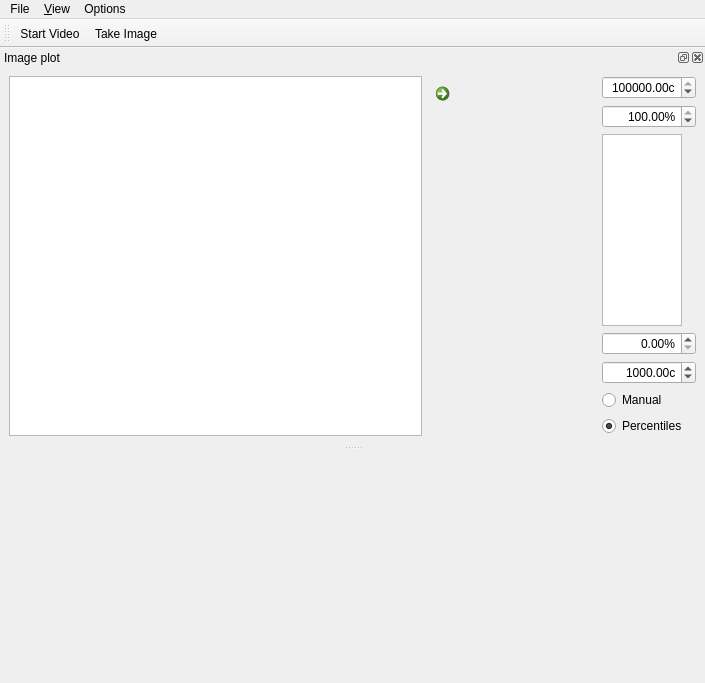
<?xml version="1.0" encoding="UTF-8"?>
<ui version="4.0">
 <class>MainWindow</class>
 <widget class="QMainWindow" name="MainWindow">
  <property name="geometry">
   <rect>
    <x>0</x>
    <y>0</y>
    <width>705</width>
    <height>683</height>
   </rect>
  </property>
  <property name="windowTitle">
   <string>qudi: Camera control</string>
  </property>
  <widget class="QWidget" name="centralwidget">
   <property name="sizePolicy">
    <sizepolicy hsizetype="Expanding" vsizetype="Expanding">
     <horstretch>0</horstretch>
     <verstretch>0</verstretch>
    </sizepolicy>
   </property>
  </widget>
  <widget class="QMenuBar" name="menubar">
   <property name="geometry">
    <rect>
     <x>0</x>
     <y>0</y>
     <width>705</width>
     <height>21</height>
    </rect>
   </property>
   <property name="sizePolicy">
    <sizepolicy hsizetype="Expanding" vsizetype="Minimum">
     <horstretch>0</horstretch>
     <verstretch>0</verstretch>
    </sizepolicy>
   </property>
   <widget class="QMenu" name="menuView">
    <property name="title">
     <string>&amp;View</string>
    </property>
    <addaction name="image_plot_view_Action"/>
    <addaction name="separator"/>
    <addaction name="separator"/>
    <addaction name="actionClose"/>
   </widget>
   <widget class="QMenu" name="menuOptions">
    <property name="title">
     <string>Options</string>
    </property>
    <addaction name="actionSettings"/>
   </widget>
   <widget class="QMenu" name="menuFile">
    <property name="title">
     <string>File</string>
    </property>
    <addaction name="actionSave_XY_Scan"/>
   </widget>
   <addaction name="menuFile"/>
   <addaction name="menuView"/>
   <addaction name="menuOptions"/>
  </widget>
  <widget class="QDockWidget" name="image_plot_DockWidget">
   <property name="sizePolicy">
    <sizepolicy hsizetype="Expanding" vsizetype="Preferred">
     <horstretch>0</horstretch>
     <verstretch>0</verstretch>
    </sizepolicy>
   </property>
   <property name="minimumSize">
    <size>
     <width>100</width>
     <height>122</height>
    </size>
   </property>
   <property name="windowTitle">
    <string>Image plot</string>
   </property>
   <attribute name="dockWidgetArea">
    <number>4</number>
   </attribute>
   <widget class="QWidget" name="dockWidgetContents">
    <property name="minimumSize">
     <size>
      <width>100</width>
      <height>100</height>
     </size>
    </property>
    <layout class="QGridLayout" name="gridLayout">
     <item row="0" column="4">
      <layout class="QVBoxLayout" name="verticalLayout" stretch="0,0,0,0,0,0,0">
       <item>
        <widget class="ScienDSpinBox" name="xy_cb_max_DoubleSpinBox">
         <property name="sizePolicy">
          <sizepolicy hsizetype="Fixed" vsizetype="Fixed">
           <horstretch>0</horstretch>
           <verstretch>0</verstretch>
          </sizepolicy>
         </property>
         <property name="maximumSize">
          <size>
           <width>100</width>
           <height>16777215</height>
          </size>
         </property>
         <property name="mouseTracking">
          <bool>true</bool>
         </property>
         <property name="acceptDrops">
          <bool>true</bool>
         </property>
         <property name="alignment">
          <set>Qt::AlignRight|Qt::AlignTrailing|Qt::AlignVCenter</set>
         </property>
         <property name="accelerated">
          <bool>true</bool>
         </property>
         <property name="suffix">
          <string>c</string>
         </property>
         <property name="decimals">
          <number>2</number>
         </property>
         <property name="minimum">
          <double>-1000000000.000000000000000</double>
         </property>
         <property name="maximum">
          <double>1000000000.000000000000000</double>
         </property>
         <property name="value">
          <double>100000.000000000000000</double>
         </property>
        </widget>
       </item>
       <item>
        <widget class="ScienDSpinBox" name="xy_cb_high_percentile_DoubleSpinBox">
         <property name="maximumSize">
          <size>
           <width>100</width>
           <height>16777215</height>
          </size>
         </property>
         <property name="alignment">
          <set>Qt::AlignRight|Qt::AlignTrailing|Qt::AlignVCenter</set>
         </property>
         <property name="suffix">
          <string>%</string>
         </property>
         <property name="decimals">
          <number>2</number>
         </property>
         <property name="minimum">
          <double>0.000000000000000</double>
         </property>
         <property name="maximum">
          <double>100.000000000000000</double>
         </property>
         <property name="singleStep">
          <double>0.100000000000000</double>
         </property>
         <property name="value">
          <double>100.000000000000000</double>
         </property>
        </widget>
       </item>
       <item>
        <widget class="PlotWidget" name="xy_cb_ViewWidget">
         <property name="sizePolicy">
          <sizepolicy hsizetype="Preferred" vsizetype="Preferred">
           <horstretch>0</horstretch>
           <verstretch>0</verstretch>
          </sizepolicy>
         </property>
         <property name="maximumSize">
          <size>
           <width>80</width>
           <height>16777215</height>
          </size>
         </property>
        </widget>
       </item>
       <item>
        <widget class="ScienDSpinBox" name="xy_cb_low_percentile_DoubleSpinBox">
         <property name="maximumSize">
          <size>
           <width>100</width>
           <height>16777215</height>
          </size>
         </property>
         <property name="alignment">
          <set>Qt::AlignRight|Qt::AlignTrailing|Qt::AlignVCenter</set>
         </property>
         <property name="suffix">
          <string>%</string>
         </property>
         <property name="decimals">
          <number>2</number>
         </property>
         <property name="minimum">
          <double>0.000000000000000</double>
         </property>
         <property name="maximum">
          <double>100.000000000000000</double>
         </property>
         <property name="singleStep">
          <double>0.100000000000000</double>
         </property>
         <property name="value">
          <double>0.000000000000000</double>
         </property>
        </widget>
       </item>
       <item>
        <widget class="ScienDSpinBox" name="xy_cb_min_DoubleSpinBox">
         <property name="sizePolicy">
          <sizepolicy hsizetype="Fixed" vsizetype="Fixed">
           <horstretch>0</horstretch>
           <verstretch>0</verstretch>
          </sizepolicy>
         </property>
         <property name="maximumSize">
          <size>
           <width>100</width>
           <height>16777215</height>
          </size>
         </property>
         <property name="mouseTracking">
          <bool>true</bool>
         </property>
         <property name="acceptDrops">
          <bool>true</bool>
         </property>
         <property name="alignment">
          <set>Qt::AlignRight|Qt::AlignTrailing|Qt::AlignVCenter</set>
         </property>
         <property name="accelerated">
          <bool>true</bool>
         </property>
         <property name="suffix">
          <string>c</string>
         </property>
         <property name="decimals">
          <number>2</number>
         </property>
         <property name="minimum">
          <double>-1000000000.000000000000000</double>
         </property>
         <property name="maximum">
          <double>10000000.000000000000000</double>
         </property>
         <property name="value">
          <double>1000.000000000000000</double>
         </property>
        </widget>
       </item>
       <item>
        <widget class="QRadioButton" name="xy_cb_manual_RadioButton">
         <property name="text">
          <string>Manual</string>
         </property>
         <property name="checked">
          <bool>false</bool>
         </property>
        </widget>
       </item>
       <item>
        <widget class="QRadioButton" name="xy_cb_centiles_RadioButton">
         <property name="text">
          <string>Percentiles</string>
         </property>
         <property name="checked">
          <bool>true</bool>
         </property>
        </widget>
       </item>
      </layout>
     </item>
     <item row="0" column="2">
      <widget class="PlotWidget" name="image_PlotWidget">
       <property name="sizePolicy">
        <sizepolicy hsizetype="Expanding" vsizetype="Expanding">
         <horstretch>0</horstretch>
         <verstretch>0</verstretch>
        </sizepolicy>
       </property>
       <property name="minimumSize">
        <size>
         <width>100</width>
         <height>100</height>
        </size>
       </property>
       <property name="transformationAnchor">
        <enum>QGraphicsView::AnchorUnderMouse</enum>
       </property>
      </widget>
     </item>
     <item row="0" column="3">
      <widget class="QCommandLinkButton" name="commandLinkButton">
       <property name="mouseTracking">
        <bool>false</bool>
       </property>
       <property name="layoutDirection">
        <enum>Qt::LeftToRight</enum>
       </property>
       <property name="autoFillBackground">
        <bool>false</bool>
       </property>
       <property name="text">
        <string/>
       </property>
       <property name="icon">
        <iconset>
         <normaloff>../../artwork/icons/oxygen/16x16/object-rotate-left.png</normaloff>
         <normalon>../../artwork/icons/oxygen/16x16/object-rotate-right.png</normalon>../../artwork/icons/oxygen/16x16/object-rotate-left.png</iconset>
       </property>
       <property name="checkable">
        <bool>true</bool>
       </property>
       <property name="checked">
        <bool>false</bool>
       </property>
      </widget>
     </item>
    </layout>
   </widget>
  </widget>
  <widget class="QToolBar" name="control_ToolBar">
   <property name="enabled">
    <bool>true</bool>
   </property>
   <property name="sizePolicy">
    <sizepolicy hsizetype="Expanding" vsizetype="Fixed">
     <horstretch>0</horstretch>
     <verstretch>0</verstretch>
    </sizepolicy>
   </property>
   <property name="windowTitle">
    <string>PID Controls</string>
   </property>
   <property name="toolButtonStyle">
    <enum>Qt::ToolButtonTextBesideIcon</enum>
   </property>
   <attribute name="toolBarArea">
    <enum>TopToolBarArea</enum>
   </attribute>
   <attribute name="toolBarBreak">
    <bool>false</bool>
   </attribute>
   <addaction name="start_video_Action"/>
   <addaction name="start_image_Action"/>
  </widget>
  <action name="start_video_Action">
   <property name="checkable">
    <bool>true</bool>
   </property>
   <property name="icon">
    <iconset>
     <normaloff>../../artwork/icons/qudiTheme/22x22/start-counter.png</normaloff>
     <normalon>../../artwork/icons/qudiTheme/22x22/stop-counter.png</normalon>../../artwork/icons/qudiTheme/22x22/start-counter.png</iconset>
   </property>
   <property name="text">
    <string>Start Video</string>
   </property>
   <property name="toolTip">
    <string>Start the acquisition</string>
   </property>
  </action>
  <action name="image_plot_view_Action">
   <property name="checkable">
    <bool>true</bool>
   </property>
   <property name="text">
    <string>Image plot</string>
   </property>
   <property name="toolTip">
    <string>Show the Slow counter</string>
   </property>
  </action>
  <action name="actionClose">
   <property name="icon">
    <iconset>
     <normaloff>../../artwork/icons/oxygen/22x22/application-exit.png</normaloff>../../artwork/icons/oxygen/22x22/application-exit.png</iconset>
   </property>
   <property name="text">
    <string>&amp;Close</string>
   </property>
  </action>
  <action name="start_image_Action">
   <property name="checkable">
    <bool>true</bool>
   </property>
   <property name="icon">
    <iconset>
     <normaloff>../../artwork/icons/qudiTheme/22x22/start-counter.png</normaloff>
     <normalon>../../artwork/icons/qudiTheme/22x22/stop-counter.png</normalon>../../artwork/icons/qudiTheme/22x22/start-counter.png</iconset>
   </property>
   <property name="text">
    <string>Take Image</string>
   </property>
   <property name="toolTip">
    <string>Take an image</string>
   </property>
  </action>
  <action name="actionSettings">
   <property name="icon">
    <iconset>
     <normaloff>../../artwork/icons/oxygen/22x22/configure.png</normaloff>../../artwork/icons/oxygen/22x22/configure.png</iconset>
   </property>
   <property name="text">
    <string>Settings</string>
   </property>
  </action>
  <action name="actionGain">
   <property name="text">
    <string>Gain</string>
   </property>
  </action>
  <action name="actionSave_XY_Scan">
   <property name="icon">
    <iconset>
     <normaloff>../../artwork/icons/oxygen/22x22/document-save.png</normaloff>../../artwork/icons/oxygen/22x22/document-save.png</iconset>
   </property>
   <property name="text">
    <string>Save Image</string>
   </property>
  </action>
 </widget>
 <customwidgets>
  <customwidget>
   <class>PlotWidget</class>
   <extends>QGraphicsView</extends>
   <header>pyqtgraph</header>
  </customwidget>
  <customwidget>
   <class>ScienDSpinBox</class>
   <extends>QDoubleSpinBox</extends>
   <header>qtwidgets.scientific_spinbox.h</header>
  </customwidget>
 </customwidgets>
 <resources/>
 <connections>
  <connection>
   <sender>image_plot_view_Action</sender>
   <signal>triggered(bool)</signal>
   <receiver>image_plot_DockWidget</receiver>
   <slot>setVisible(bool)</slot>
   <hints>
    <hint type="sourcelabel">
     <x>-1</x>
     <y>-1</y>
    </hint>
    <hint type="destinationlabel">
     <x>399</x>
     <y>136</y>
    </hint>
   </hints>
  </connection>
  <connection>
   <sender>image_plot_DockWidget</sender>
   <signal>visibilityChanged(bool)</signal>
   <receiver>image_plot_view_Action</receiver>
   <slot>setChecked(bool)</slot>
   <hints>
    <hint type="sourcelabel">
     <x>399</x>
     <y>136</y>
    </hint>
    <hint type="destinationlabel">
     <x>-1</x>
     <y>-1</y>
    </hint>
   </hints>
  </connection>
  <connection>
   <sender>actionClose</sender>
   <signal>triggered()</signal>
   <receiver>MainWindow</receiver>
   <slot>close()</slot>
   <hints>
    <hint type="sourcelabel">
     <x>-1</x>
     <y>-1</y>
    </hint>
    <hint type="destinationlabel">
     <x>219</x>
     <y>281</y>
    </hint>
   </hints>
  </connection>
 </connections>
</ui>
